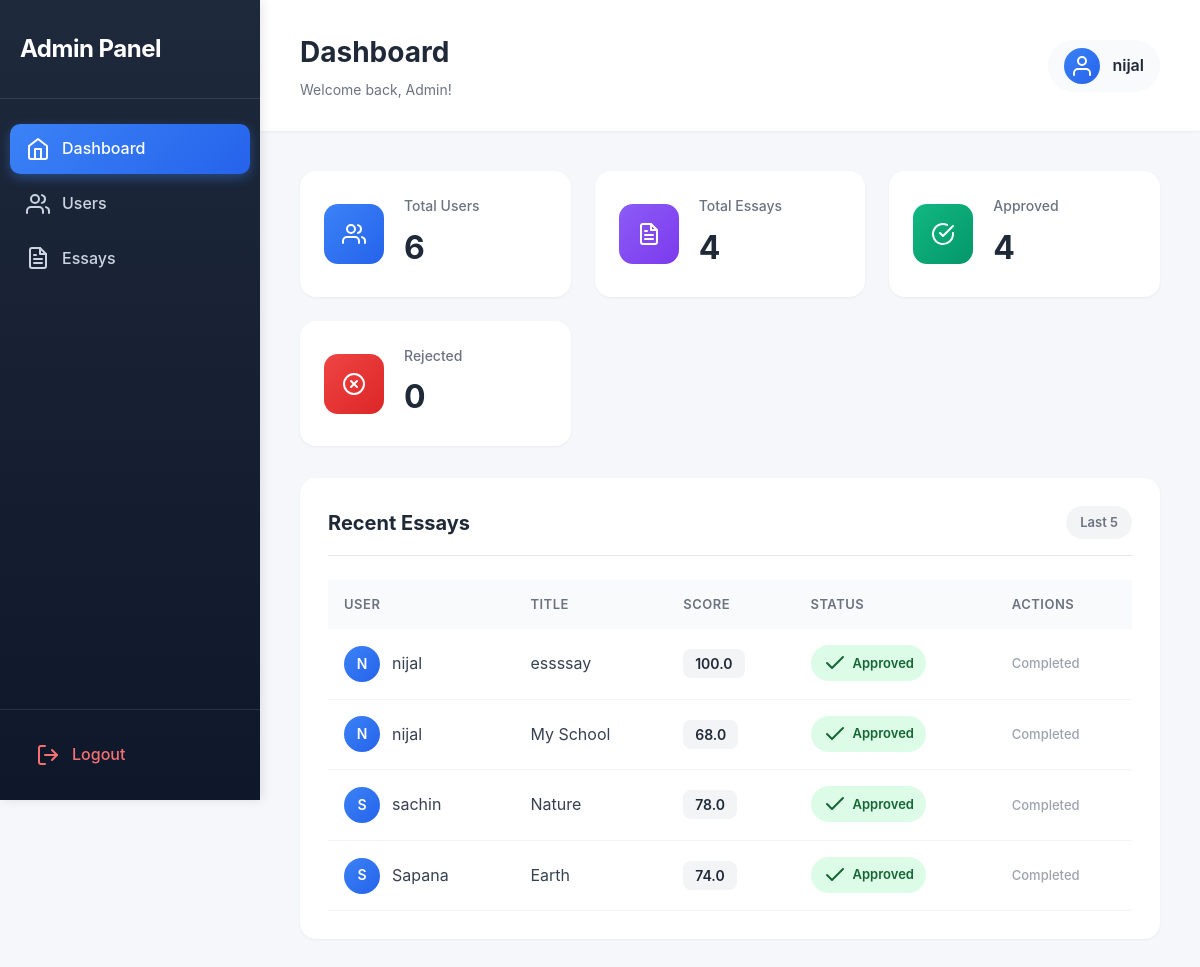
/admin-dashboard/ (signed in), run on an earlier commit of the app's database.
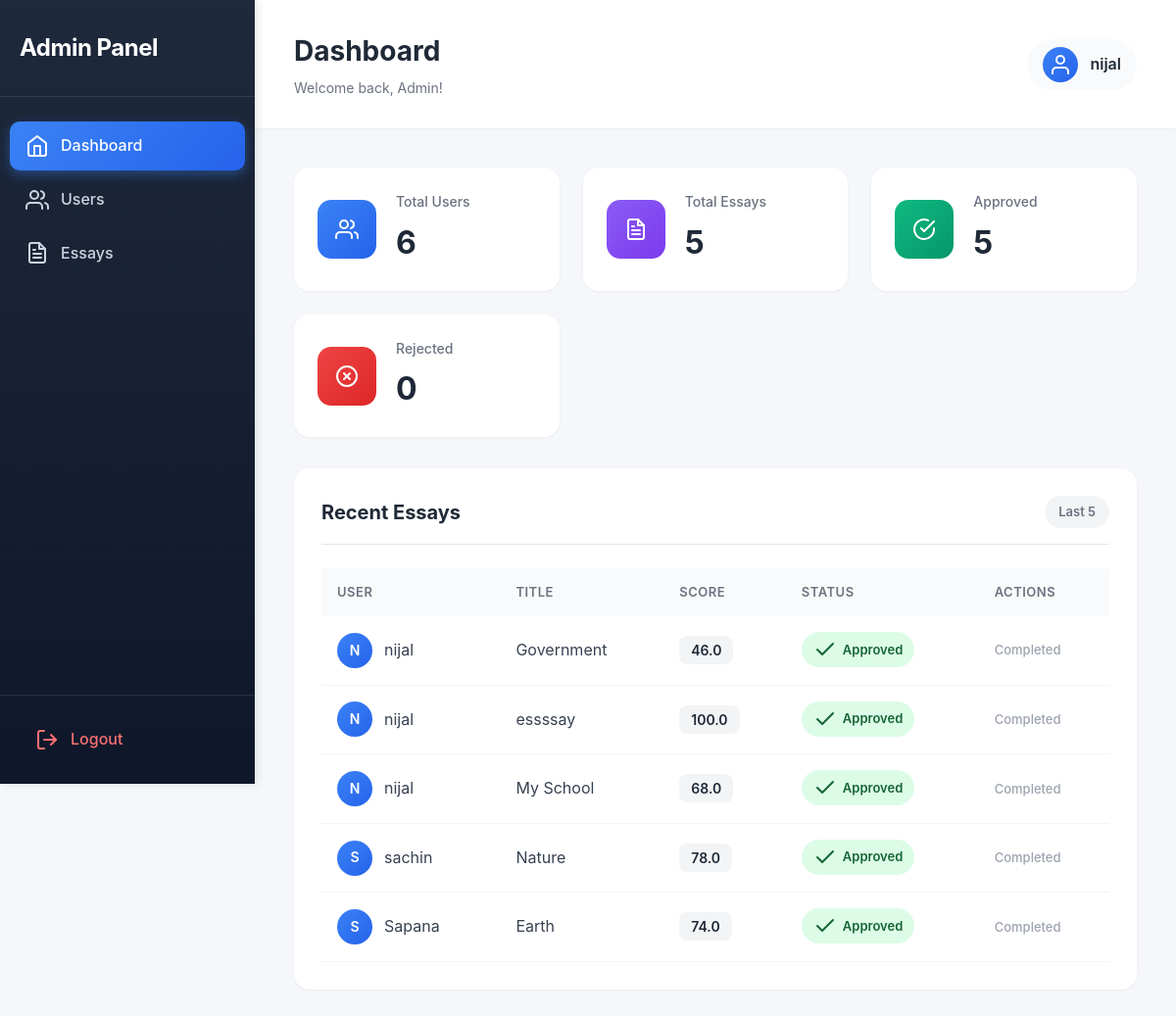
And on a later commit of the database.
### home/models.py (models this page shows, shortened)
class Essay(models.Model):
    user = models.ForeignKey(settings.AUTH_USER_MODEL, on_delete=models.CASCADE)
    title = models.CharField(max_length=255)
    topic = models.CharField(max_length=100, blank=True, null=True)
    content = models.TextField()
    grammar_errors = models.PositiveIntegerField(default=0)
    spelling_errors = models.PositiveIntegerField(default=0)
    total_errors = models.PositiveIntegerField(default=0)
    score = models.FloatField(default=0)
    points = models.PositiveIntegerField(default=0)
    points = models.IntegerField(default=0)  #  Added for ml
    pdf_file = models.FileField(upload_to="essays/pdfs/", blank=True, null=True)
    is_approved = models.BooleanField(default=False)
    is_rejected = models.BooleanField(default=False)
    created_at = models.DateTimeField(auto_now_add=True)

class CustomUser(AbstractBaseUser, PermissionsMixin):
    username = models.CharField(max_length=150, unique=True)
    password = models.CharField(max_length=128)
    identydoc = models.FileField(upload_to='user_docs/', blank=True, null=True)
    DOB = models.DateField(null=True, blank=True)
    status = models.CharField(max_length=20, default="active")
    total_points = models.IntegerField(default=0)  #  Added for ml
    created_at = models.DateTimeField(auto_now_add=True)
    update_at = models.DateTimeField(auto_now=True)
    is_active = models.BooleanField(default=True)
    is_staff = models.BooleanField(default=False)
    USERNAME_FIELD = 'username'
    REQUIRED_FIELDS = []
    objects = CustomUserManager()

### home/views.py (the view)
    def wrapper(request, *args, **kwargs):
        if not request.user.is_authenticated or not request.user.is_superuser:
            return redirect('login')
        return view_func(request, *args, **kwargs)

### home/views.py (called while the page is built, shortened)
def admin_required(view_func):
    def wrapper(request, *args, **kwargs):
        if not request.user.is_authenticated or not request.user.is_superuser:
            return redirect('login')
        return view_func(request, *args, **kwargs)
    return wrapper

@login_required
@admin_required
def admin_dashboard(request):
    users = User.objects.all()
    essays = Essay.objects.select_related('user').order_by('-created_at')
    context = {
        'users_count': users.count(),
        'essays_count': essays.count(),
        'approved_count': Essay.objects.filter(is_approved=True).count(),
        'rejected_count': Essay.objects.filter(is_rejected=True).count(),
        'users': users,
        'essays': essays,
    }
    return render(request, 'admin/admin_dashboard.html', context)

### home/templates/admin/admin_dashboard.html (shortened to what the changed rows need)
{% extends "admin/base_admin.html" %}
{% block content %}
<div id="dashboard" class="tab-content">
    <div class="stats-grid">
        <div class="stat-card essays-card">
            <div class="stat-details">
                <p class="stat-label">Total Essays</p>
                <h3 class="stat-value">{{ essays_count }}</h3>
            </div>
        </div>
        <div class="stat-card approved-card">
            <div class="stat-details">
                <p class="stat-label">Approved</p>
                <h3 class="stat-value">{{ approved_count }}</h3>
            </div>
        </div>
    </div>
    <div class="section-card">
        <div class="section-header">
            <h2>Recent Essays</h2>
        </div>
        <div class="table-container">
            <table class="data-table">
                <thead>
                    <tr>
                        <th>User</th>
                        <th>Title</th>
                        <th>Score</th>
                        <th>Status</th>
                        <th>Actions</th>
                    </tr>
                </thead>
                <tbody>
                    {% for essay in essays|slice:":5" %}
                    <tr>
                        <td>
                            <div class="user-cell">
                                <div class="user-avatar-small">{{ essay.user.username|first|upper }}</div>
                                <span>{{ essay.user.username }}</span>
                            </div>
                        </td>
                        <td class="title-cell">{{ essay.title }}</td>
                        <td>
                            <span class="score-badge">{{ essay.score|default:"N/A" }}</span>
                        </td>
                        <td>
                            {% if essay.is_approved %}
                            <span class="status-badge approved">
                                <i data-feather="check"></i> Approved
                            </span>
                            {% elif essay.is_rejected %}
                            <span class="status-badge rejected">
                                <i data-feather="x"></i> Rejected
                            </span>
                            {% else %}
                            <span class="status-badge pending">
                                <i data-feather="clock"></i> Pending
                            </span>
                            {% endif %}
                        </td>
                        <td>
                            <div class="action-buttons">
                                {% if not essay.is_approved and not essay.is_rejected %}
                                <a href="{% url 'approve_essay' essay.id %}" class="btn btn-approve" title="Approve">
                                    <i data-feather="check"></i>
                                </a>
                                <a href="{% url 'reject_essay' essay.id %}" class="btn btn-reject" title="Reject">
                                    <i data-feather="x"></i>
                                </a>
                                {% else %}
                                <span class="text-muted">Completed</span>
                                {% endif %}
                            </div>
                        </td>
                    </tr>
                    {% endfor %}
                </tbody>
            </table>
        </div>
    </div>
</div>
{% endblock %}

What changed in the data, as far as the page shows it:
added Essay: user.username|first "N", user.username "nijal", title "Government", score "46.0", is_approved True (drawn)
Also different on the page:
{{ essays_count }}: "4" → "5"
{{ approved_count }}: "4" → "5"
